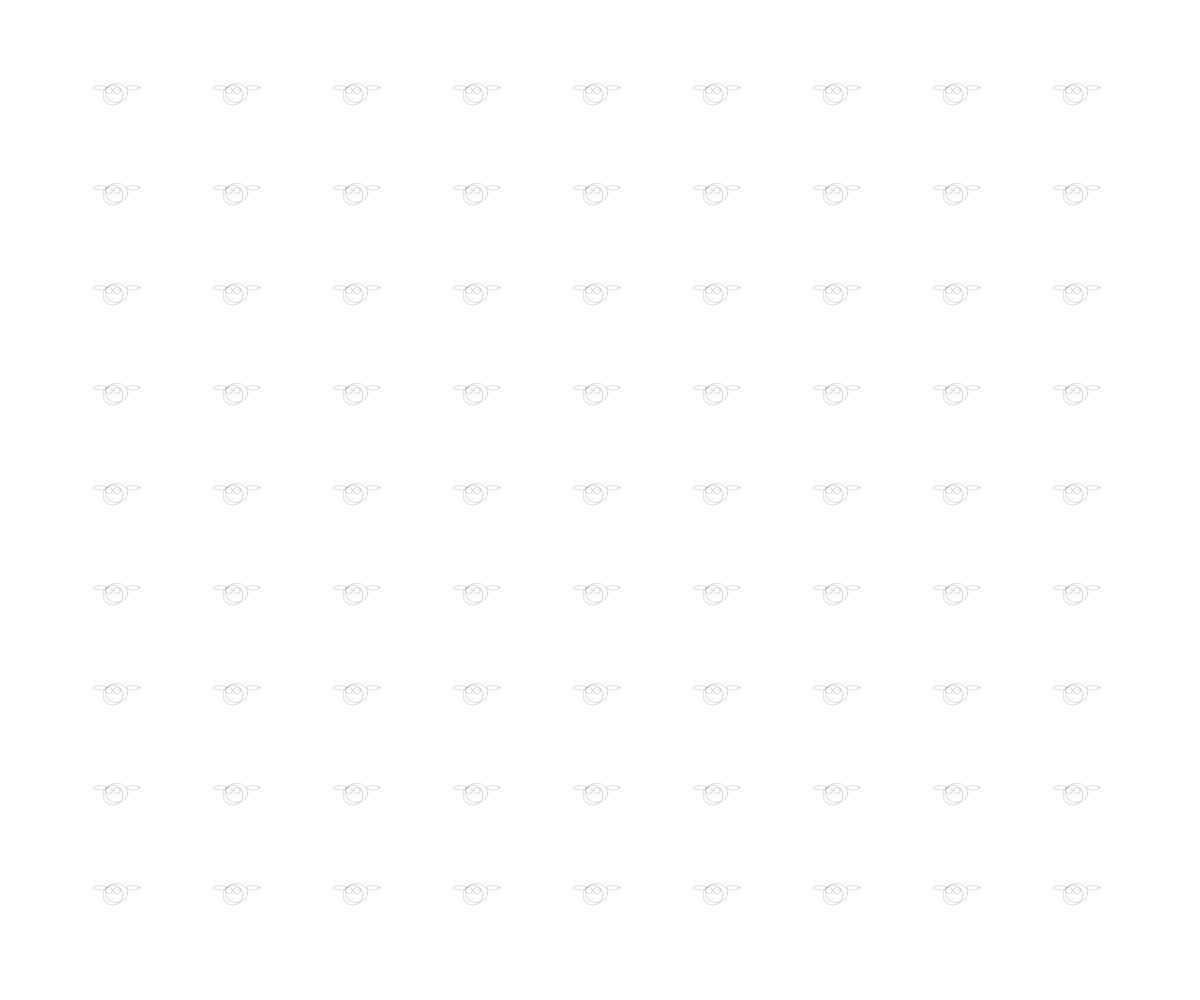
Frame 1 (no input)
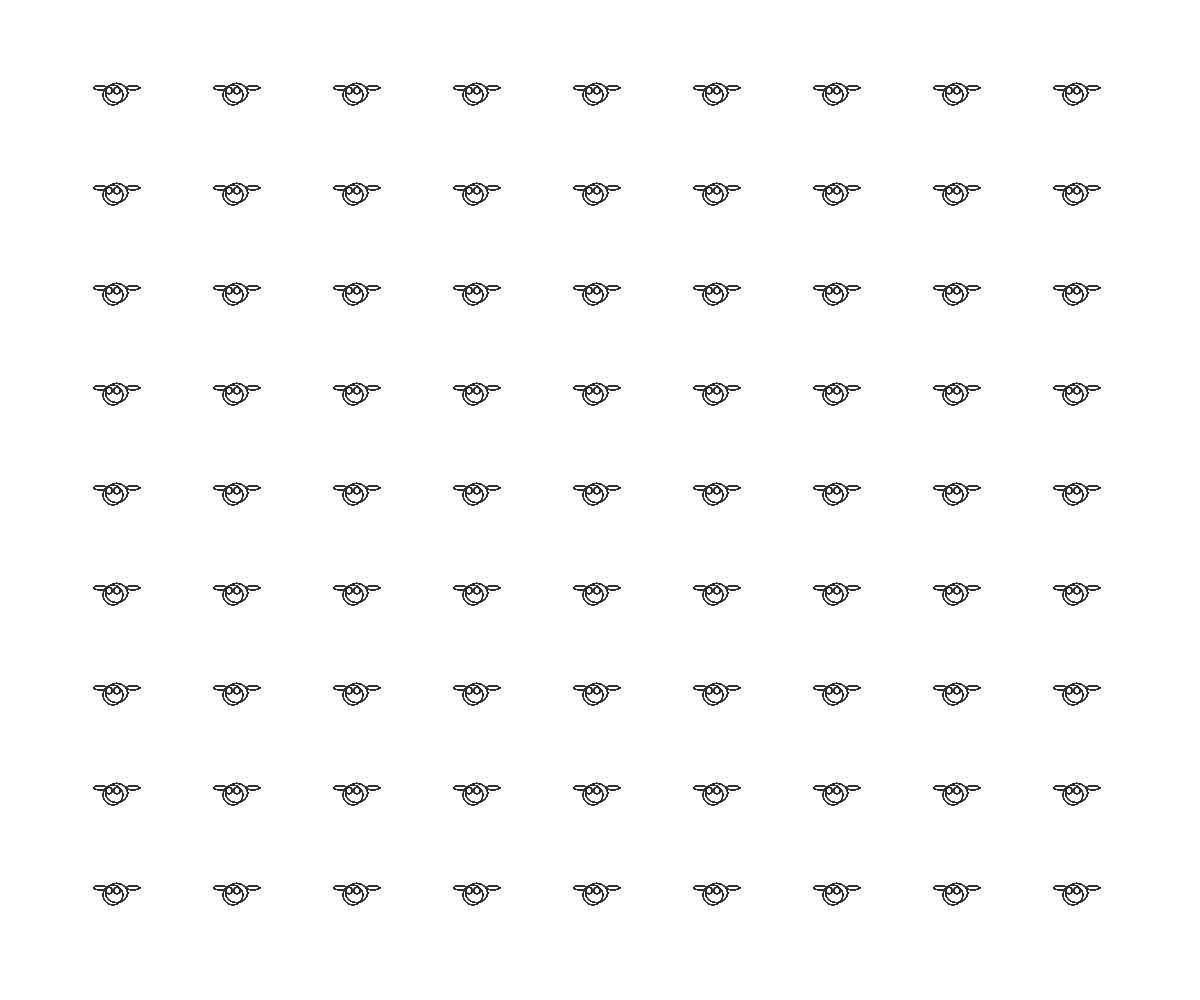
Frame 60 (no input)
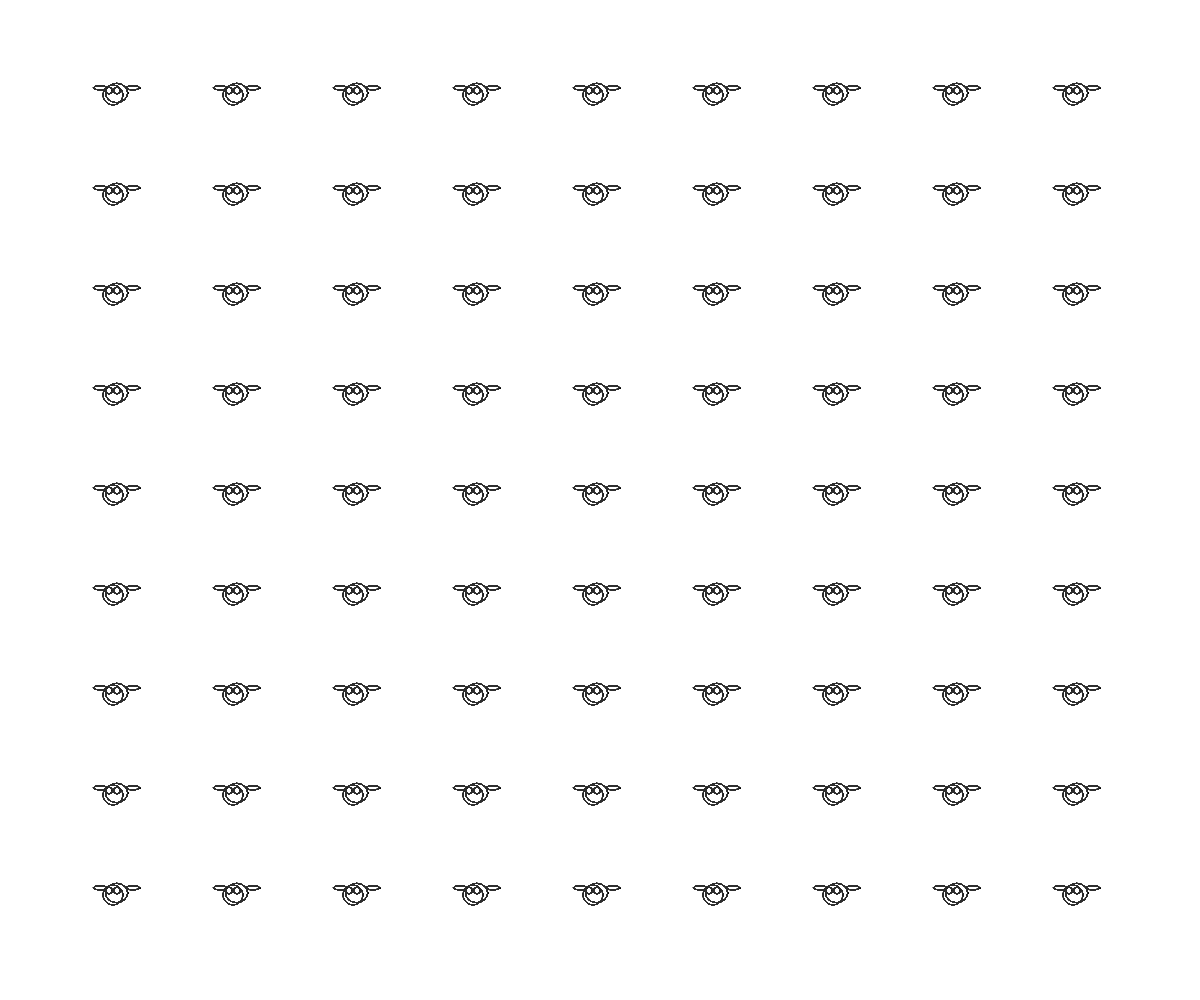
Frame 120 (the mouse pressed at the canvas centre since frame 60)

The p5.js sketch that drew these frames (run headless with seeded random() and noise() and a simulated clock; from frame 60 on, the mouse is pressed at the canvas centre):

// p5.js sketch
// ── sketch.js
let espLarg = 10;
let espAltura = 10;

function setup() {
  createCanvas(windowWidth, windowHeight);
  background(255);
  stroke(255);
  strokeWeight(2);
  noFill();
  background(255);
}

function draw() {
  
  for (let i = 1; i < espLarg; i++) {
    for (let j = 1; j < espAltura; j++) {
      push();
      translate(i * width / espLarg, j * height / espAltura)
      translate(-55,-45)
      scale(0.08);
      noStroke();
   
      
     
 

        noFill();
        stroke(50,255);
        circle(width /2, height /2, height / 4,);
        circle(width /2 - height /5/4, height /2 - height/18, height /12 );
        circle(width /2 + height /5/4, height /2 - height/18, height /12 );
        ellipse(645,475,280,242);
        ellipse(850,410,170,52);
        ellipse(441,410,170,52);
      pop();
    }
  }
}
